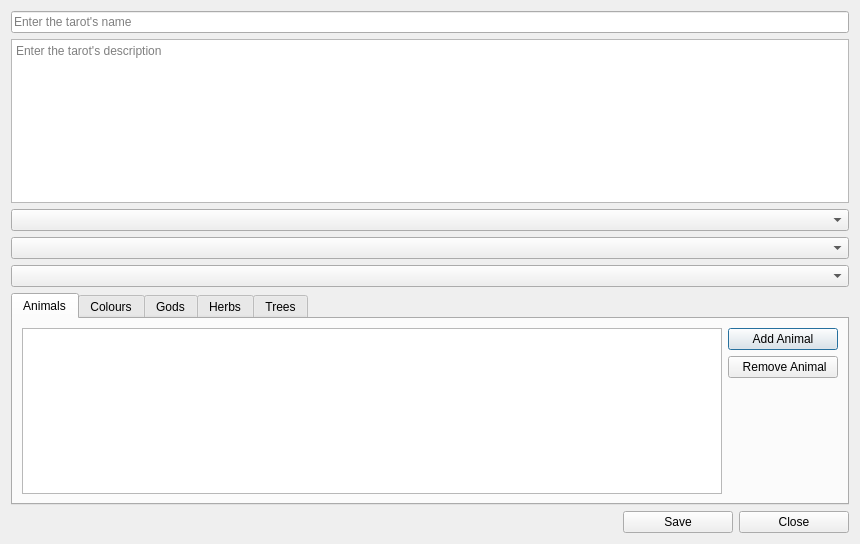
<?xml version="1.0" encoding="UTF-8"?>
<ui version="4.0">
 <class>TarotForm</class>
 <widget class="QDialog" name="TarotForm">
  <property name="geometry">
   <rect>
    <x>0</x>
    <y>0</y>
    <width>860</width>
    <height>544</height>
   </rect>
  </property>
  <property name="windowTitle">
   <string>Dialog</string>
  </property>
  <layout class="QVBoxLayout" name="verticalLayout">
   <item>
    <widget class="QLineEdit" name="nameTextField">
     <property name="placeholderText">
      <string>Enter the tarot's name</string>
     </property>
    </widget>
   </item>
   <item>
    <widget class="QPlainTextEdit" name="descriptionTextEdit">
     <property name="placeholderText">
      <string>Enter the tarot's description</string>
     </property>
    </widget>
   </item>
   <item>
    <widget class="QComboBox" name="polarityCombo"/>
   </item>
   <item>
    <widget class="QComboBox" name="planetCombo"/>
   </item>
   <item>
    <widget class="QComboBox" name="zodiacCombo"/>
   </item>
   <item>
    <widget class="QTabWidget" name="tabWidget">
     <property name="sizePolicy">
      <sizepolicy hsizetype="Expanding" vsizetype="Expanding">
       <horstretch>0</horstretch>
       <verstretch>0</verstretch>
      </sizepolicy>
     </property>
     <property name="currentIndex">
      <number>0</number>
     </property>
     <widget class="QWidget" name="animalsTab">
      <attribute name="title">
       <string>Animals</string>
      </attribute>
      <layout class="QHBoxLayout" name="horizontalLayout_2">
       <item>
        <widget class="QListWidget" name="animalList"/>
       </item>
       <item>
        <layout class="QVBoxLayout" name="verticalLayout_2">
         <item>
          <widget class="QPushButton" name="addAnimalButton">
           <property name="sizePolicy">
            <sizepolicy hsizetype="Fixed" vsizetype="Fixed">
             <horstretch>0</horstretch>
             <verstretch>0</verstretch>
            </sizepolicy>
           </property>
           <property name="minimumSize">
            <size>
             <width>110</width>
             <height>0</height>
            </size>
           </property>
           <property name="maximumSize">
            <size>
             <width>110</width>
             <height>16777215</height>
            </size>
           </property>
           <property name="text">
            <string>Add Animal</string>
           </property>
          </widget>
         </item>
         <item>
          <widget class="QPushButton" name="removeAnimalButton">
           <property name="sizePolicy">
            <sizepolicy hsizetype="Fixed" vsizetype="Fixed">
             <horstretch>0</horstretch>
             <verstretch>0</verstretch>
            </sizepolicy>
           </property>
           <property name="minimumSize">
            <size>
             <width>110</width>
             <height>0</height>
            </size>
           </property>
           <property name="maximumSize">
            <size>
             <width>110</width>
             <height>16777215</height>
            </size>
           </property>
           <property name="text">
            <string> Remove Animal</string>
           </property>
          </widget>
         </item>
         <item>
          <spacer name="verticalSpacer">
           <property name="orientation">
            <enum>Qt::Orientation::Vertical</enum>
           </property>
           <property name="sizeHint" stdset="0">
            <size>
             <width>20</width>
             <height>40</height>
            </size>
           </property>
          </spacer>
         </item>
        </layout>
       </item>
      </layout>
     </widget>
     <widget class="QWidget" name="coloursTab">
      <attribute name="title">
       <string>Colours</string>
      </attribute>
      <layout class="QHBoxLayout" name="horizontalLayout_3">
       <item>
        <widget class="QListWidget" name="colourList"/>
       </item>
       <item>
        <layout class="QVBoxLayout" name="verticalLayout_3">
         <item>
          <widget class="QPushButton" name="addColourButton">
           <property name="sizePolicy">
            <sizepolicy hsizetype="Fixed" vsizetype="Fixed">
             <horstretch>0</horstretch>
             <verstretch>0</verstretch>
            </sizepolicy>
           </property>
           <property name="minimumSize">
            <size>
             <width>110</width>
             <height>0</height>
            </size>
           </property>
           <property name="maximumSize">
            <size>
             <width>110</width>
             <height>16777215</height>
            </size>
           </property>
           <property name="text">
            <string>Add Colour</string>
           </property>
          </widget>
         </item>
         <item>
          <widget class="QPushButton" name="removeColourButton">
           <property name="sizePolicy">
            <sizepolicy hsizetype="Fixed" vsizetype="Fixed">
             <horstretch>0</horstretch>
             <verstretch>0</verstretch>
            </sizepolicy>
           </property>
           <property name="minimumSize">
            <size>
             <width>110</width>
             <height>0</height>
            </size>
           </property>
           <property name="maximumSize">
            <size>
             <width>110</width>
             <height>16777215</height>
            </size>
           </property>
           <property name="text">
            <string>Remove Colour</string>
           </property>
          </widget>
         </item>
         <item>
          <spacer name="verticalSpacer_2">
           <property name="orientation">
            <enum>Qt::Orientation::Vertical</enum>
           </property>
           <property name="sizeHint" stdset="0">
            <size>
             <width>20</width>
             <height>40</height>
            </size>
           </property>
          </spacer>
         </item>
        </layout>
       </item>
      </layout>
     </widget>
     <widget class="QWidget" name="godsTab">
      <attribute name="title">
       <string>Gods</string>
      </attribute>
      <layout class="QHBoxLayout" name="horizontalLayout_4">
       <item>
        <widget class="QListWidget" name="godList"/>
       </item>
       <item>
        <layout class="QVBoxLayout" name="verticalLayout_4">
         <item>
          <widget class="QPushButton" name="addGodButton">
           <property name="sizePolicy">
            <sizepolicy hsizetype="Fixed" vsizetype="Fixed">
             <horstretch>0</horstretch>
             <verstretch>0</verstretch>
            </sizepolicy>
           </property>
           <property name="minimumSize">
            <size>
             <width>110</width>
             <height>0</height>
            </size>
           </property>
           <property name="maximumSize">
            <size>
             <width>110</width>
             <height>16777215</height>
            </size>
           </property>
           <property name="text">
            <string>Add God</string>
           </property>
          </widget>
         </item>
         <item>
          <widget class="QPushButton" name="removeGodButton">
           <property name="sizePolicy">
            <sizepolicy hsizetype="Fixed" vsizetype="Fixed">
             <horstretch>0</horstretch>
             <verstretch>0</verstretch>
            </sizepolicy>
           </property>
           <property name="minimumSize">
            <size>
             <width>110</width>
             <height>0</height>
            </size>
           </property>
           <property name="maximumSize">
            <size>
             <width>110</width>
             <height>16777215</height>
            </size>
           </property>
           <property name="text">
            <string>Remove God</string>
           </property>
          </widget>
         </item>
         <item>
          <spacer name="verticalSpacer_3">
           <property name="orientation">
            <enum>Qt::Orientation::Vertical</enum>
           </property>
           <property name="sizeHint" stdset="0">
            <size>
             <width>20</width>
             <height>40</height>
            </size>
           </property>
          </spacer>
         </item>
        </layout>
       </item>
      </layout>
     </widget>
     <widget class="QWidget" name="herbsTab">
      <attribute name="title">
       <string>Herbs</string>
      </attribute>
      <layout class="QHBoxLayout" name="horizontalLayout_5">
       <item>
        <widget class="QListWidget" name="herbList"/>
       </item>
       <item>
        <layout class="QVBoxLayout" name="verticalLayout_5">
         <item>
          <widget class="QPushButton" name="Herb">
           <property name="sizePolicy">
            <sizepolicy hsizetype="Fixed" vsizetype="Fixed">
             <horstretch>0</horstretch>
             <verstretch>0</verstretch>
            </sizepolicy>
           </property>
           <property name="minimumSize">
            <size>
             <width>110</width>
             <height>0</height>
            </size>
           </property>
           <property name="maximumSize">
            <size>
             <width>110</width>
             <height>16777215</height>
            </size>
           </property>
           <property name="text">
            <string>Add Herb</string>
           </property>
          </widget>
         </item>
         <item>
          <widget class="QPushButton" name="removeHerbButton">
           <property name="sizePolicy">
            <sizepolicy hsizetype="Fixed" vsizetype="Fixed">
             <horstretch>0</horstretch>
             <verstretch>0</verstretch>
            </sizepolicy>
           </property>
           <property name="minimumSize">
            <size>
             <width>110</width>
             <height>0</height>
            </size>
           </property>
           <property name="maximumSize">
            <size>
             <width>110</width>
             <height>16777215</height>
            </size>
           </property>
           <property name="text">
            <string>Remove Herb</string>
           </property>
          </widget>
         </item>
         <item>
          <spacer name="verticalSpacer_4">
           <property name="orientation">
            <enum>Qt::Orientation::Vertical</enum>
           </property>
           <property name="sizeHint" stdset="0">
            <size>
             <width>20</width>
             <height>40</height>
            </size>
           </property>
          </spacer>
         </item>
        </layout>
       </item>
      </layout>
     </widget>
     <widget class="QWidget" name="treesTab">
      <attribute name="title">
       <string>Trees</string>
      </attribute>
      <layout class="QHBoxLayout" name="horizontalLayout_6">
       <item>
        <widget class="QListWidget" name="treeList"/>
       </item>
       <item>
        <layout class="QVBoxLayout" name="verticalLayout_6">
         <item>
          <widget class="QPushButton" name="addTreeButton">
           <property name="sizePolicy">
            <sizepolicy hsizetype="Fixed" vsizetype="Fixed">
             <horstretch>0</horstretch>
             <verstretch>0</verstretch>
            </sizepolicy>
           </property>
           <property name="minimumSize">
            <size>
             <width>110</width>
             <height>0</height>
            </size>
           </property>
           <property name="maximumSize">
            <size>
             <width>110</width>
             <height>16777215</height>
            </size>
           </property>
           <property name="text">
            <string>Add Tree</string>
           </property>
          </widget>
         </item>
         <item>
          <widget class="QPushButton" name="removeTreeButton">
           <property name="sizePolicy">
            <sizepolicy hsizetype="Fixed" vsizetype="Fixed">
             <horstretch>0</horstretch>
             <verstretch>0</verstretch>
            </sizepolicy>
           </property>
           <property name="minimumSize">
            <size>
             <width>110</width>
             <height>0</height>
            </size>
           </property>
           <property name="maximumSize">
            <size>
             <width>110</width>
             <height>16777215</height>
            </size>
           </property>
           <property name="text">
            <string>Remove Tree</string>
           </property>
          </widget>
         </item>
         <item>
          <spacer name="verticalSpacer_5">
           <property name="orientation">
            <enum>Qt::Orientation::Vertical</enum>
           </property>
           <property name="sizeHint" stdset="0">
            <size>
             <width>20</width>
             <height>40</height>
            </size>
           </property>
          </spacer>
         </item>
        </layout>
       </item>
      </layout>
     </widget>
    </widget>
   </item>
   <item>
    <layout class="QHBoxLayout" name="horizontalLayout">
     <item>
      <spacer name="horizontalSpacer">
       <property name="orientation">
        <enum>Qt::Orientation::Horizontal</enum>
       </property>
       <property name="sizeHint" stdset="0">
        <size>
         <width>40</width>
         <height>20</height>
        </size>
       </property>
      </spacer>
     </item>
     <item>
      <widget class="QPushButton" name="saveButton">
       <property name="minimumSize">
        <size>
         <width>110</width>
         <height>0</height>
        </size>
       </property>
       <property name="maximumSize">
        <size>
         <width>110</width>
         <height>16777215</height>
        </size>
       </property>
       <property name="text">
        <string>Save</string>
       </property>
      </widget>
     </item>
     <item>
      <widget class="QPushButton" name="closeButton">
       <property name="minimumSize">
        <size>
         <width>110</width>
         <height>0</height>
        </size>
       </property>
       <property name="maximumSize">
        <size>
         <width>110</width>
         <height>16777215</height>
        </size>
       </property>
       <property name="text">
        <string>Close</string>
       </property>
      </widget>
     </item>
    </layout>
   </item>
  </layout>
 </widget>
 <resources/>
 <connections/>
</ui>
